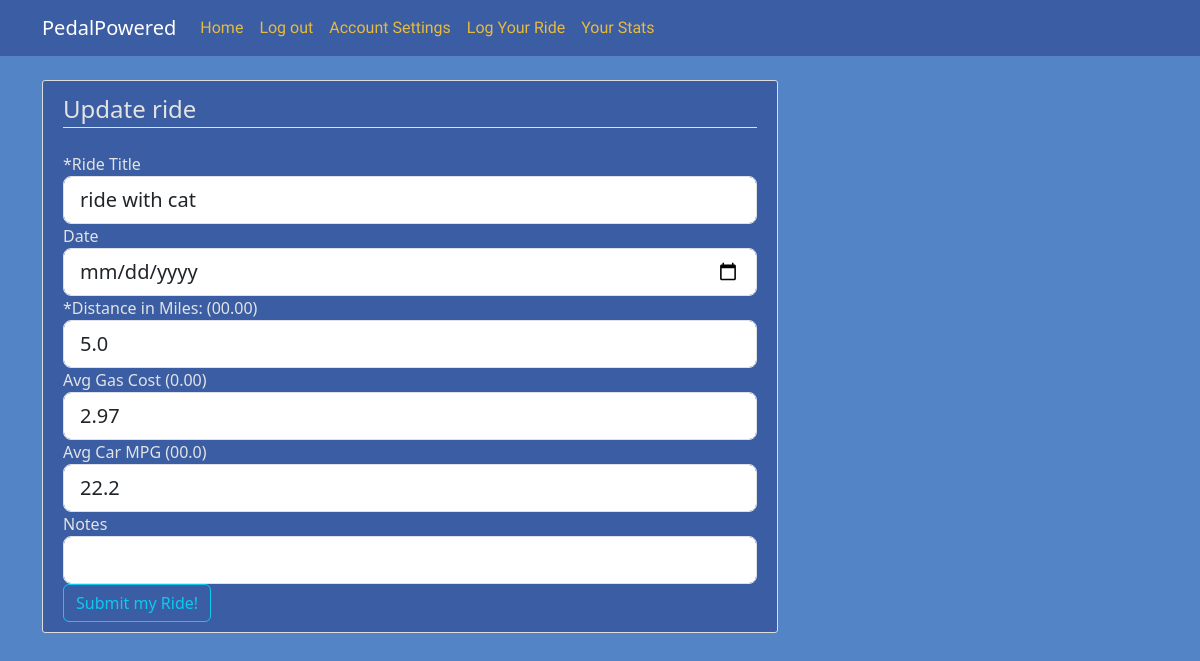
Page /post/1/update (signed in) on the earlier database version.
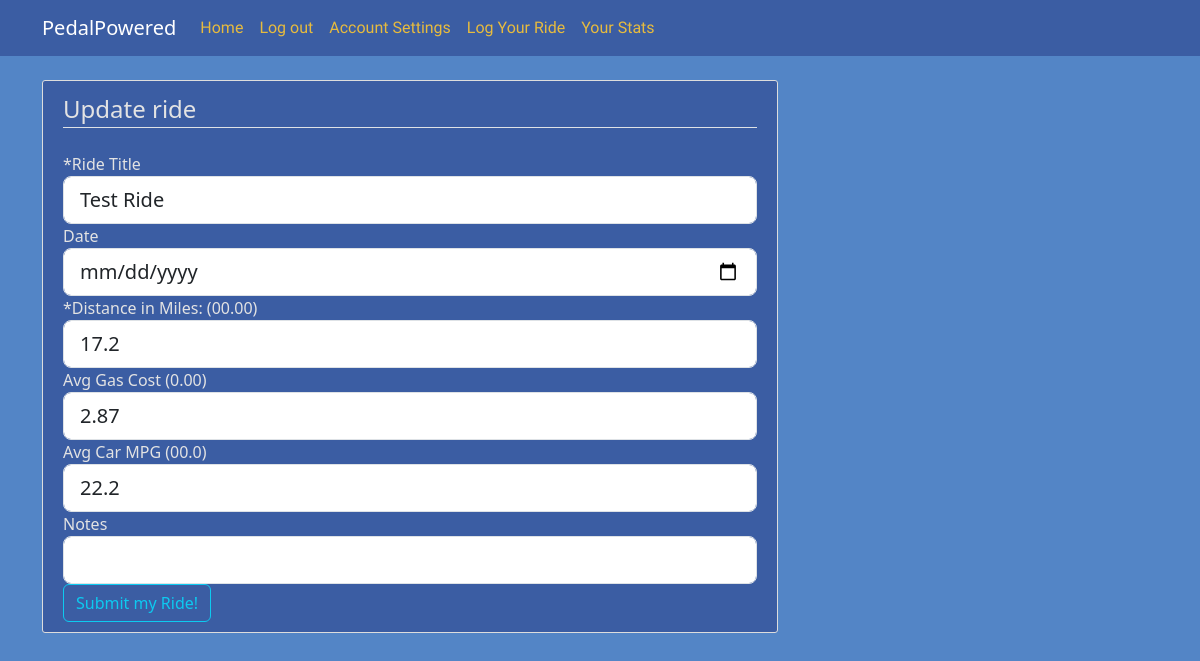
Same page on the later database version.
### pedalpowered/models.py (models this page shows, shortened)
class rides(db.Model):
    id = db.Column(db.Integer, primary_key = True)
    ride_date = db.Column(db.DateTime, nullable = False)
    title = db.Column(db.String, nullable = False)
    distance = db.Column(db.Float, nullable = False)
    gas_price = db.Column(db.Float, nullable = True)
    car_mpg = db.Column(db.Float, nullable = True)
    user_id = db.Column(db.Integer,db.ForeignKey('user.id'), nullable=False)
    gas_money_saved = db.Column(db.Float, nullable = True)
    user_comment = db.Column(db.String, nullable = False)

### pedalpowered/routes.py (the view)
@app.route("/post/<int:post_id>/update", methods=['GET','POST'])
@login_required
def update_post(post_id):
    post = rides.query.get_or_404(post_id)
    if post.author != current_user:
        abort(403)
    form = NewRideForm()
    if form.validate_on_submit():
        post.title = form.title.data
        post.distance = form.distance.data
        post.car_mpg = form.car_mpg.data
        post.gas_price = form.gas_price.data
        db.session.commit()
        flash('Ride updated!','success')
        return redirect(url_for('post', post_id=post.id))
    elif request.method == 'GET':
        form.title.data = post.title
        form.distance.data = post.distance
        form.car_mpg.data = post.car_mpg
        form.gas_price.data = post.gas_price
    return render_template('logride.html', title='Update a ride',
                            form=form, legend = 'Update ride')

### pedalpowered/forms.py
class NewRideForm(FlaskForm):
    title = StringField('*Ride Title', validators=[DataRequired()])
    distance = FloatField('*Distance in Miles: (00.00)',validators=[DataRequired()])
    ride_date = DateField('Date', validators=[DataRequired()], format= '%Y-%m-%d')
    gas_price = FloatField('Avg Gas Cost (0.00)')
    car_mpg = FloatField('Avg Car MPG (00.0)')
    comment = StringField('Notes')
    submit_registration = SubmitField('Submit my Ride!')

### pedalpowered/models.py (called while the page is built)
@login_manager.user_loader
def load_user(user_id):
    return User.query.get(int(user_id))

### pedalpowered/templates/logride.html (shortened to what this page needs)
{% extends "layout.html" %}
{% block content %}
<div class = "content-section">
    <form method = "POST" action = "">
        <fieldset class="form-group">
            <legend class="border-bottom mb-4">{{legend}}</legend>
            <div class="form-group">
                {{form.title.label(class="form-control-label")}}
                {% if form.title.errors %}
                    {{form.title(class="form-control form-control-lg is-invalid")}}
                        <div class="invalid-feedback">
                            {% for error in form.title.errors %}
                                <span>{{error}}</span>
                            {% endfor %}
                        </div>
                {% else %}
                    {{form.title(class="form-control form-control-lg")}}
                {% endif %}
            </div>
            <div class="form-group">
                {{ form.ride_date.label(class="form-control-label") }}
                {% if form.ride_date.errors %}
                    {{ form.ride_date(class="form-control form-control-lg is-invalid") }}
                    <div class="invalid-feedback">
                        {% for error in form.ride_date.errors %}
                            <span>{{ error }}</span>
                        {% endfor %}
                    </div>
                {% else %}
                    {{ form.ride_date(class="form-control form-control-lg") }}
                {% endif %}
            <div class="form-group">
                {{form.distance.label(class="form-control-label")}}
                {% if form.distance.errors %}
                    {{form.distance(class="form-control form-control-lg is-invalid")}}
                        <div class="invalid-feedback">
                            {% for error in form.distance.errors %}
                                <span>{{error}}</span>
                            {% endfor %}
                        </div>
                {% else %}
                    {{form.distance(class="form-control form-control-lg")}}
                {% endif %}
            </div>
            <div class="form-group">
                {{form.gas_price.label(class="form-control-label")}}
                {% if form.gas_price.errors %}
                    {{form.gas_price(class="form-control form-control-lg is-invalid")}}
                        <div class="invalid-feedback">
                            {% for error in form.gas_price.errors %}
                                <span>{{error}}</span>
                            {% endfor %}
                        </div>
                {% else %}
                    {{form.gas_price(class="form-control form-control-lg")}}
                {% endif %}
            </div>
            <div class="form-group">
                {{form.car_mpg.label(class="form-control-label")}}
                {% if form.car_mpg.errors %}
                    {{form.car_mpg(class="form-control form-control-lg is-invalid")}}
                        <div class="invalid-feedback">
                            {% for error in form.car_mpg.errors %}
                                <span>{{error}}</span>
                            {% endfor %}
                        </div>
                {% else %}
                    {{form.car_mpg(class="form-control form-control-lg")}}
                {% endif %}
            </div>
            <div class="form-group">
                {{form.comment.label(class="form-control-label")}}
                {% if form.comment.errors %}
                    {{form.comment(class="form-control form-control-lg is-invalid")}}
                        <div class="invalid-feedback">
                            {% for error in form.comment.errors %}
                                <span>{{error}}</span>
                            {% endfor %}
                        </div>
                {% else %}
                    {{form.comment(class="form-control form-control-lg")}}
                {% endif %}
            </div>
        </fieldset>
        <div class="form-group">
            {{form.submit_registration(class="btn btn-outline-info")}}
        </div>
    </form>
</div>
{% endblock content %}

Differences in the rows shown:
changed rides: title "ride with cat" → "Test Ride"; distance "5.0" → "17.2"; gas_price "2.97" → "2.87"
